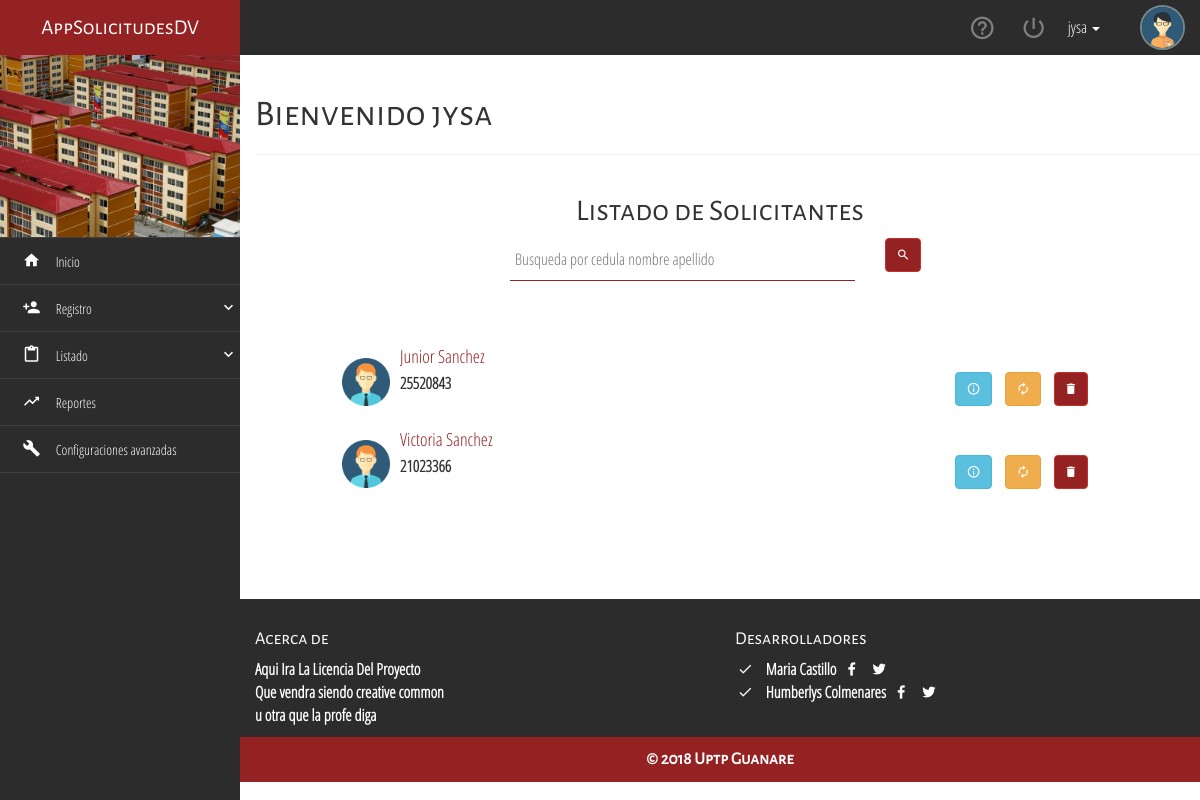
The page /solicitudes/solicitante (signed in) on the database its author committed.
### usuario/models.py (models this page shows, shortened)
class Usuario(AbstractBaseUser, PermissionsMixin):
    username = models.CharField(_('username'),
                                max_length=40, null=False, unique=True)
    tipo_cedula = models.CharField(
        max_length=1, choices=(('V', 'V'), ('E', 'E')))
    cedula = models.CharField(unique=True, blank=True, null=True, max_length=8)
    nombre = models.CharField(max_length=60)
    apellido = models.CharField(max_length=60)
    telefono = models.CharField(blank=True, null=True, max_length=11)
    fecha_nacimiento = models.DateField(null=True, blank=True)
    correo = models.EmailField(blank=True, null=True)
    direccion = models.CharField(max_length=9999, blank=True, null=True)
    is_solicitante = models.BooleanField(default=False)
    is_trabajador = models.BooleanField(default=False)
    is_active = models.BooleanField(_('active'), default=True)
    is_staff = models.BooleanField(_('staff status'), default=False)
    is_superuser = models.BooleanField(_('superuser status'), default=False)
    date_joined = models.DateTimeField(_('date joined'), default=timezone.now)
    created_at = models.DateTimeField(auto_now_add=True)
    updated_at = models.DateTimeField(auto_now=True)
    objects = UsuarioManager()
    USERNAME_FIELD = 'username'
    def get_full_name(self):
        return '{} {}'.format(self.nombre, self.apellido)

### solicitudes/views.py (the view)
class SolicitanteListView(LoginRequiredMixin, ListView):
    model = Usuario
    paginate_by = settings.PAGINATE
    template_name = 'solicitudes/solicitante_list.html'
    def get_context_data(self, **kwargs):
        context = super(SolicitanteListView, self).get_context_data(**kwargs)
        q = self.request.GET.get('q')
        result = None
        if q:
            result = self.model.objects.filter(
                Q(cedula__contains=q) | Q(
                    nombre__contains=q) | Q(apellido__contains=q),
                is_solicitante=True).exclude(username=self.request.user.username).order_by('-created_at')
        else:
            result = self.model.objects.filter(is_solicitante=True).exclude(
                username=self.request.user.username).order_by('-created_at')
        paginator = Paginator(result, self.paginate_by)
        page = self.request.GET.get('page')
        try:
            object_list = paginator.page(page)
        except PageNotAnInteger:
            object_list = paginator.page(1)
        except EmptyPage:
            object_list = paginator.page(paginator.num_pages)
        context['object_list'] = object_list
        return context

### templates/solicitudes/solicitante_list.html (shortened to what this page needs)
{% extends "base.html" %}
{% load static %}
{% block title_page %}Bienvenido {{user.username}}{% endblock %}
{% block context%}
<div class="container-fluid">
    <h2 class="text-center all-tittles">Listado de Solicitantes</h2>
    <div class="row">
        <div class="col-sm-6 col-sm-offset-3">
            <form action="" method="get">
                <div class="col-sm-10 col-xs-10">
                    <div class="group-material">
                        <input type="search" name="q" class="material-control tooltips-general" placeholder="Busqueda por cedula nombre apellido" data-toggle="tooltip" data-placement="top" title="Aqui Podemos realizar una busqueda por cedula nombre o apellido" value="{{ request.GET.q }}" autocomplete="off">
                        <span class="highlight"></span>
                    </div>
                </div>
                <div class="col-sm-2 col-xs-2">
                    <button type="submit" class="btn btn-danger btn-default tooltips-general" data-toggle="tooltip" data-placement="top" title="Busqueda por cedula nombre o apellido">
                        <i class="zmdi zmdi-search"></i>
                    </button>
                    <br><br><br><br>
                </div>
            </form>
        </div>
        <div class="col-sm-10 col-sm-offset-1">
            {% for object in object_list %}
            <div class="media media-hover">
                <div class="media-left media-middle">
                    <a href="{% url 'solicitudes:detail_solicitante' object.pk %}" class="tooltips-general" data-toggle="tooltip" data-placement="right" title="Más información de {{ object.get_full_name }}">
                        <img class="media-object" src="{% static 'assets/img/user02.png' %}" alt="Libro" width="48" height="48">
                    </a>
                </div>
                <div class="media-body">
                    <a href="{% url 'solicitudes:detail_solicitante' object.pk %}">
                        <h4 class="media-heading">{{ object.get_full_name }}</h4>
                    </a>
                    <div class="pull-left">
                        <strong>{{ object.cedula }}<br>
                    </div>
                    <p class="text-center pull-right">
                        <a href="{% url 'solicitudes:detail_solicitante' object.pk %}" class="btn btn-info btn-default tooltips-general" style="margin-right: 10px;" data-toggle="tooltip" data-placement="left" title="Más información de {{ object.get_full_name }}">
                            <i class="zmdi zmdi-info-outline"></i>
                        </a>
                        <a href="{% url 'solicitudes:update_solicitante' object.pk %}" class="btn btn-warning btn-default tooltips-general" style="margin-right: 10px;" data-toggle="tooltip" data-placement="left" title="Actualizar Datos De {{ object.get_full_name }}">
                            <i class="zmdi zmdi-refresh"></i>
                        </a>
                        <a href="{% url 'solicitudes:delete_solicitante' object.pk %}" class="btn btn-danger btn-default tooltips-general" style="margin-right: 10px;" data-toggle="tooltip" data-placement="left" title="Eliminar a {{ object.get_full_name }}">
                            <i class="zmdi zmdi-delete"></i>
                        </a>
                    </p>
                </div>
            </div>
            {% endfor %}
           <br>
        </div>
    </div>
</div>
{% endblock %}

### templates/base.html (shortened to what this page needs)
{% load static %}
<!DOCTYPE html>
<html lang="en">
<head>
	<link rel="stylesheet" href="{% static 'css/sweet-alert.css' %}">
	<link rel="stylesheet" href="{% static 'css/material-design-iconic-font.min.css' %}">
	<link rel="stylesheet" href="{% static 'css/normalize.css' %}">
	<link rel="stylesheet" href="{% static 'css/bootstrap.min.css' %}">
	<link rel="stylesheet" href="{% static 'css/jquery.mCustomScrollbar.css' %}">
	<link rel="stylesheet" href="{% static 'css/style.css' %}">
</head>
<body>
	<div class="navbar-lateral full-reset">
		<div class="full-reset container-menu-movile custom-scroll-containers">
			<div class="logo full-reset all-tittles">
				AppSolicitudesDV
			</div>
			<div class="full-reset" style="background-color:#2B3D51; padding: 0px 0; color:#fff;">
				<figure>
					<img class="" src="{% static 'assets/img/a.jpg'%}" style="width: 100%;">
				</figure>
			</div>
			<div class="full-reset nav-lateral-list-menu">
				<ul class="list-unstyled">
					<li>
						<a href="{% url 'inicio' %}">
							<i class="zmdi zmdi-home zmdi-hc-fw"></i>
							&nbsp;&nbsp; Inicio
						</a>
					</li>
					<li>
						<div class="dropdown-menu-button">
							<i class="zmdi zmdi-account-add zmdi-hc-fw"></i>
							&nbsp;&nbsp; Registro
							<i class="zmdi zmdi-chevron-down pull-right zmdi-hc-fw"></i>
						</div>
					</li>
					<li>
						<div class="dropdown-menu-button">
							<i class="zmdi zmdi-assignment-o zmdi-hc-fw"></i>
							&nbsp;&nbsp; Listado
							<i class="zmdi zmdi-chevron-down pull-right zmdi-hc-fw"></i>
						</div>
					</li>
					<li>
						<a href="report.html">
							<i class="zmdi zmdi-trending-up zmdi-hc-fw"></i>
							&nbsp;&nbsp; Reportes
						</a>
					</li>
					<li>
						<a href="advancesettings.html">
							<i class="zmdi zmdi-wrench zmdi-hc-fw"></i>
							&nbsp;&nbsp; Configuraciones avanzadas
						</a>
					</li>
				</ul>
			</div>
		</div>
	</div>
	<div class="content-page-container full-reset custom-scroll-containers">
		<nav class="navbar-user-top full-reset">
			<ul class="list-unstyled full-reset">
				<figure>
					<img src="{% static 'assets/img/user01.png'%}" alt="user-picture" class="img-responsive img-circle center-box">
				</figure>
				<li class="dropdown">
					<a href="#" class="dropdown-toggle menu" data-toggle="dropdown" style="color: #fff;">
						{{ request.user.username }}
						<b class="caret"></b>
					</a>
				</li>
				<li class="tooltips-general exit-system-button" data-href="{% url 'logout' %}" data-placement="bottom" title="Cerrar Sesión">
					<i class="zmdi zmdi-power"></i>
				</li>
				<li class="tooltips-general btn-help" data-placement="bottom" title="Ayuda">
					<i class="zmdi zmdi-help-outline zmdi-hc-fw"></i>
				</li>
			</ul>
		</nav>
		<div class="container">
			<div class="page-header">
				<h1 class="all-tittles">{% block title_page %}{% endblock %}</h1>
			</div>
		</div>
		{% block context %}
		{% endblock %}
		{% block footer %}
		<footer class="footer full-reset">
			<div class="container-fluid">
				<div class="row">
					<div class="col-xs-12 col-sm-6">
						<h4 class="all-tittles">Acerca de</h4>
						<p>
							Aqui Ira La Licencia Del Proyecto
							<br>
							Que vendra siendo creative common
							<br>
							u otra que la profe diga
						</p>
					</div>
					<div class="col-xs-12 col-sm-6">
						<h4 class="all-tittles">Desarrolladores</h4>
						<ul class="list-unstyled">
							<li>
								<i class="zmdi zmdi-check zmdi-hc-fw"></i>
								&nbsp; Maria Castillo
								<i class="zmdi zmdi-facebook zmdi-hc-fw footer-social"></i>
								<i class="zmdi zmdi-twitter zmdi-hc-fw footer-social"></i>
							</li>
							<li>
								<i class="zmdi zmdi-check zmdi-hc-fw"></i>
								&nbsp; Humberlys Colmenares
								<i class="zmdi zmdi-facebook zmdi-hc-fw footer-social"></i>
								<i class="zmdi zmdi-twitter zmdi-hc-fw footer-social"></i>
							</li>
						</ul>
					</div>
				</div>
			</div>
			<div class="footer-copyright full-reset all-tittles">
				&copy;
				<span id="ano"></span>
				Uptp Guanare
			</div>
		</footer>
		{% endblock %}
	</div>
</body>
</html>

### static/css/style.css (style rules this page uses)
html, body { height: 100%; margin: 0; padding: 0; width: 100%; font-size: 16px; font-family: "Parrafos" !important; background-color: #fff; }
.media-hover { padding: 7px; border-radius: 4px; }
.all-tittles { font-family: "Titulos" !important; }
.center-box { margin: 0 auto; }
.full-reset { margin: 0; padding: 0; width: 100%; }
.navbar-user-top { background-color: #2c2c2c; height: 55px; position: relative; top: 0; left: 0; z-index: 7; }
.navbar-user-top > ul { height: 55px; padding: 0 15px; margin: 0; }
.navbar-user-top > ul > li { display: inline-block; float: right; color: rgba(255,255,255,.4); height: 55px; margin: 0 12px; text-align: center; cursor: pointer; line-height: 55px; }
.navbar-user-top > ul > li > i { font-size: 27px; line-height: 55px; }
.navbar-user-top > ul > figure > img { width: 45px; float: right; height: 45px; border: 2px solid #728890; margin-top: 5px; }
.navbar-lateral { width: 20%; height: 100%; position: absolute; top: 0; left: 0; z-index: 1; }
.container-menu-movile { background-color: #2c2c2c; height: 100% !important; }
.logo { height: 55px; line-height: 55px; background-color: #942223; color: #fff; text-align: center; font-size: 21px; overflow: hidden; }
.content-page-container { height: 100%; position: absolute; top: 0; right: 0; z-index: 1; width: 80%; background-color: #fff; }
.nav-lateral-list-menu ul li { margin: 0; padding: 0; display: block; }
.nav-lateral-list-menu ul li a, .nav-lateral-list-menu ul li div { width: 100%; min-height: 45px; line-height: 45px; display: block; padding: 0; padding-left: 20px; font-size: 14px; text-decoration: none; color: #fff; border-bottom: 1px solid rgba(230,233,238,.1); transition: .3s all ease-in-out; -moz-transition: .3s all ease-in-out; -ms-transition: .3s all ease-in-out; -webkit-transition: .3s all ease-in-out; }
.nav-lateral-list-menu i { font-size: 18px; line-height: 45px; }
.nav-lateral-list-menu ul li:first-child { border-top: 1px solid rgba(230,233,238,.1); }
.nav-lateral-list-menu ul li div { cursor: pointer; }
.footer { background-color: #2c2c2c; height: auto; color: #fff; padding-top: 20px; margin-top: 70px; }
.footer-copyright { height: 45px; line-height: 45px; color: #fff; text-align: center; font-size: 17px; background-color: #942223; }
.footer-social { cursor: pointer; margin: 0 2px; transition: all .3s ease-in-out; }
.group-material { position:relative; margin-bottom:45px; }
input.material-control, select.material-control { font-size:16px; padding:10px 10px 10px 5px; display:block; width:100%; border:none; border-bottom:1px solid #942223; }
.highlight { position:absolute; height:60%; width:100px; top:25%; left:0; pointer-events:none; opacity:0.5; }
.btn-danger { background-color: #942223; border-color: #c9302c; }
@media (min-width: 1200px) { .navbar-lateral { display: inherit !important; } }

### templates/base.html (style rules this page uses)
a { color: #942223; text-decoration: none; }

### rows shown on the page
Usuario: user.username "jysa", username "jysa"
Usuario: get_full_name "Junior Sanchez", cedula "25520843"
Usuario: get_full_name "Victoria Sanchez", cedula "21023366"
